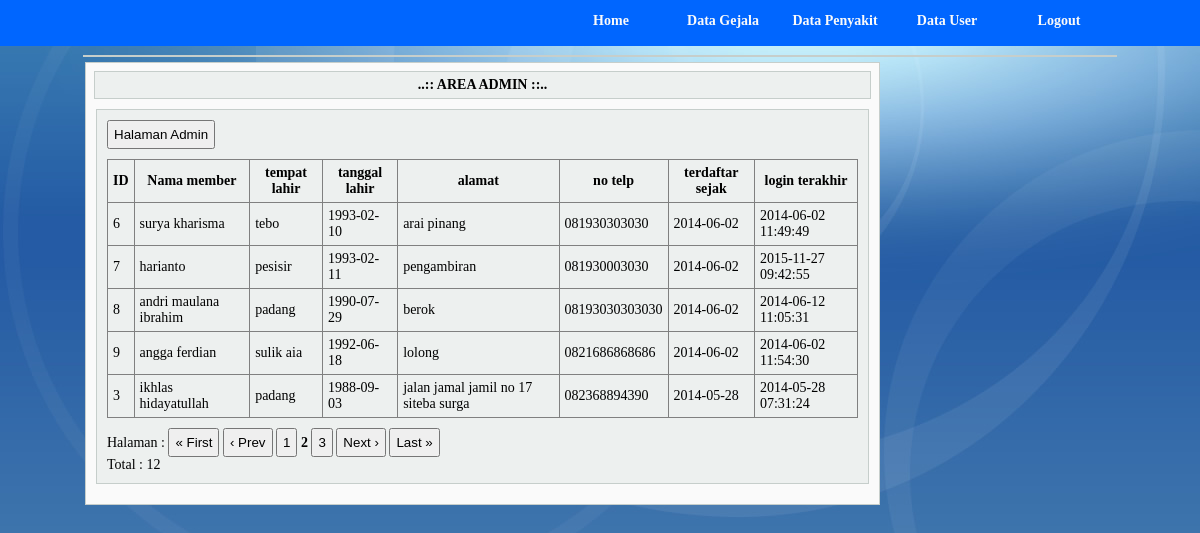
The page /admin/index.php?halaman=2&pg=40&u=admin (signed in) on the database its author committed.
### tables this page shows
CREATE TABLE IF NOT EXISTS `member` (
  `idmember` int(11) NOT NULL AUTO_INCREMENT,
  `username` varchar(10) NOT NULL,
  `password` varchar(10) NOT NULL,
  `namalengkap` varchar(50) NOT NULL,
  `tempatlahir` varchar(20) NOT NULL,
  `tgllahir` date NOT NULL DEFAULT '0000-00-00',
  `jk` char(1) NOT NULL,
  `alamat` text NOT NULL,
  `notelp` varchar(15) NOT NULL,
  `email` varchar(50) NOT NULL,
  `foto` text NOT NULL,
  `tgldaftar` date NOT NULL DEFAULT '0000-00-00',
  `login` datetime NOT NULL DEFAULT '0000-00-00 00:00:00',
  PRIMARY KEY (`idmember`)
);

### admin/listmember.php (the view, shortened to what this page needs)
<div style="margin:10px; border:1px solid #C6CECB; padding:10px; background-color:#EDF0EF;">
<?php
	if(empty($_SESSION['useradmin']) and empty($_SESSION['passadmin'])){
		header("location:login.php");
	}else{
		$batas =  5;
		$halaman = $_GET['halaman'];
		if(empty($halaman)){
			$posisi = 0;
			$halaman = 1;
		}else{
			$posisi = ($halaman - 1) * $batas;
		}
		$sql = mysql_query("select * from member ORDER BY tgldaftar DESC limit $posisi, $batas");
		echo"<a href='index.php?pg=10&u=$_SESSION[useradmin]'><button>Halaman Admin</button></a>";
		echo "<table border = 1>
			<tr>
			<th>ID</th>
			<th>Nama member</th>
			<th>tempat lahir</th>
			<th>tanggal lahir</th>
			<th>alamat</th>
			<th>no telp</th>
			<th>terdaftar sejak</th>
			<th>login terakhir</th>
			</tr>";
		while($data = mysql_fetch_array($sql)){
			echo "<tr>
				<td>$data[idmember]</td>
				<td>$data[namalengkap]</td>
				<td>$data[tempatlahir]</td>
				<td>$data[tgllahir]</td>
				<td>$data[alamat]</td>
				<td>$data[notelp]</td>
				<td>$data[tgldaftar]</td>
				<td>$data[login]</td>
				</tr>";
		}
		echo "</table>";
		echo "Halaman : ";
		$sqlhal = mysql_query("select * from member");
		$jmldata = mysql_num_rows($sqlhal);
		$jmlhal = ceil($jmldata/$batas);
		if($halaman > 1){
			$previous = $halaman - 1;
			echo "<a href='$_SERVER[PHP_SELF]?halaman=1&pg=40&u=$_SESSION[useradmin]'><button>&laquo; First</button></a>
			     <a href='$_SERVER[PHP_SELF]?halaman=$previous&pg=40&u=$_SESSION[useradmin]'><button>&lsaquo; Prev</button></a>";
		}else{
			echo "&laquo; First | &lsaquo; Prev | ";
		}
		$angka = ($halaman > 3 ? " ... " : " ");
		for($i=$halaman-2; $i<$halaman; $i++){
			if($i < 1)
				continue;
			$angka .= "<a href='$_SERVER[PHP_SELF]?halaman=$i&pg=40&u=$_SESSION[useradmin]'><button>$i</button></a> ";
		}
		$angka .= " <b>$halaman</b> ";
		for($i = $halaman+1; $i<($halaman+3); $i++){
			if($i > $jmlhal)
				break;
			$angka .= "<a href='$_SERVER[PHP_SELF]?halaman=$i&pg=40&u=$_SESSION[useradmin]'><button>$i</button></a> ";
		}
		$angka .= ($halaman+2 < $jmlhal ? " ... <a href='$_SERVER[PHP_SELF]?halaman=$jmlhal&pg=40&u=$_SESSION[useradmin]'><button>$jmlhal</button></a> " : " ");
		echo "$angka";
		if($halaman< $jmlhal){
			$next = $halaman + 1;
			echo "<a href='$_SERVER[PHP_SELF]?halaman=$next&pg=40&u=$_SESSION[useradmin]'><button>Next &rsaquo;</button></a>
			     <a href='$_SERVER[PHP_SELF]?halaman=$jmlhal&pg=40&u=$_SESSION[useradmin]'><button>Last &raquo;</button></a>";
		}else{
			echo "Next &rsaquo; | Last &raquo; | ";
		}
		echo "<br>Total : $jmldata";
	}
?></div>

### js/style.css (style rules this page uses)
* { padding:0; margin:0; outline:0; }
body { background-image:url(../images/page_bg_img.jpg); font-size:14px; }
table { border-collapse: collapse; margin:0px; padding:0px; top:0px; }
td { padding:2px; }

### admin/index.php (style rules this page uses)
button, select, th, td, input, textarea { padding:5px; }
table { margin-top:10px; margin-bottom:10px; }

### rows shown on the page
member: idmember "6", namalengkap "surya kharisma", tempatlahir "tebo", tgllahir "1993-02-10", alamat "arai pinang", notelp "081930303030", tgldaftar "2014-06-02", login "2014-06-02 11:49:49"
member: idmember "7", namalengkap "harianto", tempatlahir "pesisir", tgllahir "1993-02-11", alamat "pengambiran", notelp "081930003030", tgldaftar "2014-06-02", login "2015-11-27 09:42:55"
member: idmember "8", namalengkap "andri maulana ibrahim", tempatlahir "padang", tgllahir "1990-07-29", alamat "berok", notelp "08193030303030", tgldaftar "2014-06-02", login "2014-06-12 11:05:31"
member: idmember "9", namalengkap "angga ferdian", tempatlahir "sulik aia", tgllahir "1992-06-18", alamat "lolong", notelp "0821686868686", tgldaftar "2014-06-02", login "2014-06-02 11:54:30"
member: idmember "3", namalengkap "ikhlas hidayatullah", tempatlahir "padang", tgllahir "1988-09-03", alamat "jalan jamal jamil no 17 siteba surga", notelp "082368894390", tgldaftar "2014-05-28", login "2014-05-28 07:31:24"

### other values the page prints
$halaman "2"
$jmldata "12"
